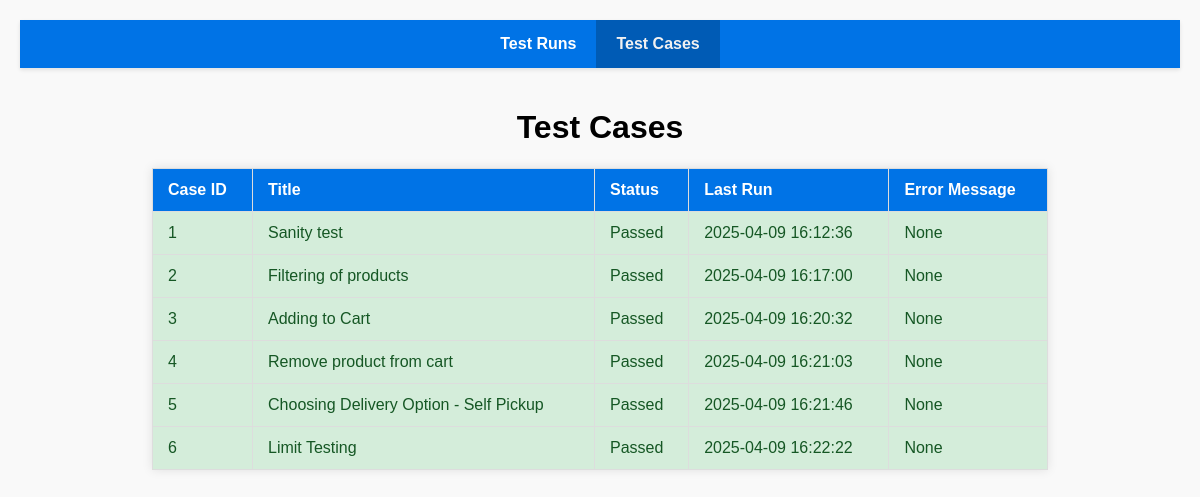
The app's page /test_cases, older data.
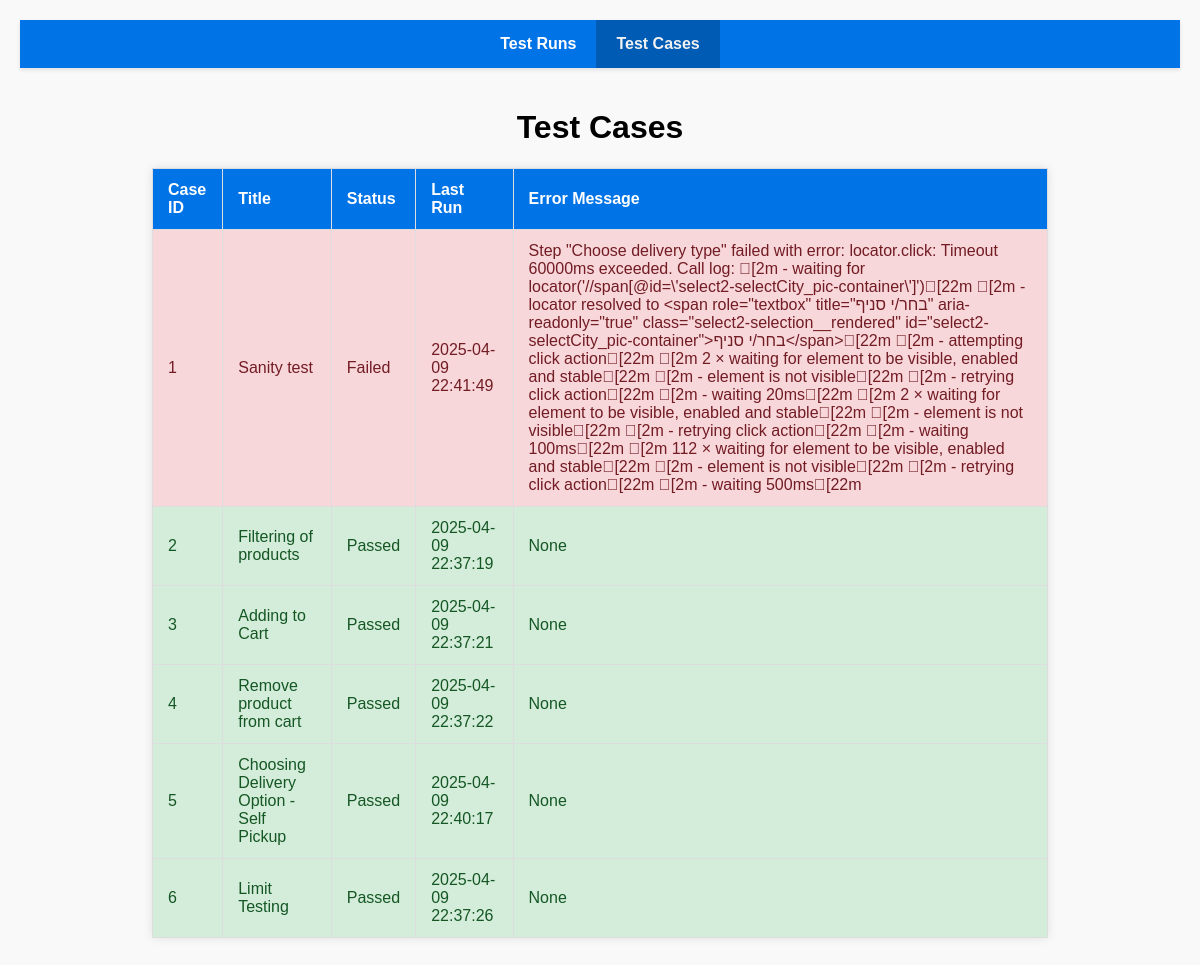
The same page, newer data.
### tables this page shows
CREATE TABLE test_cases (
    id INTEGER PRIMARY KEY,
    title TEXT NOT NULL,
    status TEXT NOT NULL, -- "Passed", "Failed", "In Progress"
    last_run TIMESTAMP,
    error_message TEXT
);

### flask_server.py (the view)
@app.route('/test_cases')
def test_cases():
    conn = sqlite3.connect('./sqlite_db/test_tracking.db')  # Подключение к базе данных
    cursor = conn.cursor()
    cursor.execute("SELECT * FROM test_cases")
    cases = cursor.fetchall()
    conn.close()
    return render_template('test_cases.html', cases=cases, current_path=request.path)

### templates/test_cases.html (shortened to what this page needs)
<!DOCTYPE html>
<html lang="en">
  <head>
  </head>
  <body>
    <header>
      <nav>
        <ul>
          <li>
            <a href="/" class="{{ 'active' if request.path == '/' else '' }}"
              >Test Runs</a
            >
          </li>
          <li>
            <a
              href="/test_cases"
              class="{{ 'active' if request.path == '/test_cases' else '' }}"
              >Test Cases</a
            >
          </li>
        </ul>
      </nav>
    </header>
    <main>
      <h1>Test Cases</h1>
      <table>
        <tr>
          <th>Case ID</th>
          <th>Title</th>
          <th>Status</th>
          <th>Last Run</th>
          <th>Error Message</th>
        </tr>
        {% for case in cases %}
        <tr class="{{ 'passed' if case[2] == 'Passed' else 'failed' }}">
          <td>{{ case[0] }}</td>
          <td>{{ case[1] }}</td>
          <td>{{ case[2] }}</td>
          <td>{{ case[3] }}</td>
          <td>{{ case[4] }}</td>
        </tr>
        {% endfor %}
      </table>
    </main>
  </body>
</html>

### templates/test_cases.html (style rules this page uses)
body { margin: 0; padding: 0; font-family: Arial, sans-serif; background-color: #f9f9f9; }
header { background-color: #0073e6; box-shadow: 0 2px 4px rgba(0, 0, 0, 0.1); position: sticky; top: 0; z-index: 1000; }
nav ul { list-style: none; margin: 0; padding: 0; display: flex; justify-content: center; }
nav ul li { margin: 0; padding: 0; }
nav ul li a { display: block; padding: 15px 20px; color: white; text-decoration: none; font-weight: bold; transition: background-color 0.3s, color 0.3s; }
nav ul li a:hover, nav ul li a.active { background-color: #005bb5; color: #f1f1f1; }
main { padding: 20px; }
body { font-family: Arial, sans-serif; background-color: #f9f9f9; margin: 0; padding: 20px; }
h1 { text-align: center; }
table { width: 80%; margin: 20px auto; border-collapse: collapse; box-shadow: 0 0 10px rgba(0, 0, 0, 0.1); background: #fff; }
th, td { padding: 12px 15px; text-align: left; border: 1px solid #ddd; }
th { background-color: #0073e6; color: white; }
tr:nth-child(even) { background-color: #f2f2f2; }
tr.passed { background-color: #d4edda; color: #155724; }
tr.failed { background-color: #f8d7da; color: #721c24; }

Row changes from the older to the newer data that the page shows:
changed test_cases "Sanity test": status "Passed" → "Failed"; last_run "2025-04-09 16:12:36" → "2025-04-09 22:41:49"; error_message "None" → "Step \"Choose delivery type\" failed with error: locator.click: Timeout 60000ms exceeded. Call log: \u001b[2m - waiting for locator('//span[@id=\\'select2-selectCity_pic-container\\']')\u001b[22m \u001b[2m - locator resolved to <span role=\"textbox\" title=\"בחר/י סניף\" aria-readonly=\"true\" class=\"select2-selection__rendered\" id=\"select2-selectCity_pic-container\">בחר/י סניף</span>\u001b[22m \u001b[2m - attempting click action\u001b[22m \u001b[2m 2 × waiting for element to be visible, enabled and stable\u001b[22m \u001b[2m - element is not visible\u001b[22m \u001b[2m - retrying click action\u001b[22m \u001b[2m - waiting 20ms\u001b[22m \u001b[2m 2 × waiting for element to be visible, enabled and stable\u001b[22m \u001b[2m - element is not visible\u001b[22m \u001b[2m - retrying click…"
changed test_cases "Filtering of products": last_run "2025-04-09 16:17:00" → "2025-04-09 22:37:19"
changed test_cases "Adding to Cart": last_run "2025-04-09 16:20:32" → "2025-04-09 22:37:21"
changed test_cases "Remove product from cart": last_run "2025-04-09 16:21:03" → "2025-04-09 22:37:22"
changed test_cases "Choosing Delivery Option - Self Pickup": last_run "2025-04-09 16:21:46" → "2025-04-09 22:40:17"
changed test_cases "Limit Testing": last_run "2025-04-09 16:22:22" → "2025-04-09 22:37:26"
